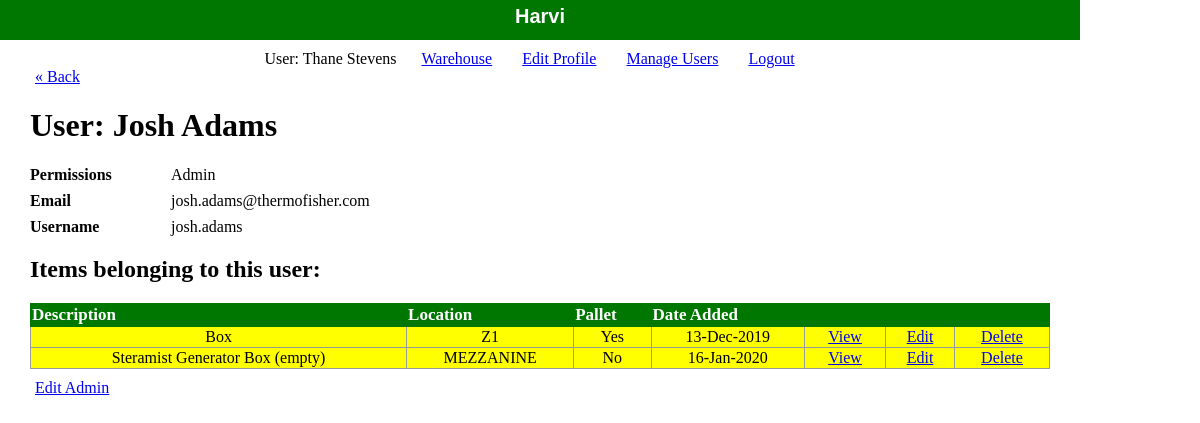
The page /staff/admins/show.php?id=3 (signed in) on the database its author committed.
### tables this page shows
CREATE TABLE `people` (
  `admin_id` int(11) unsigned NOT NULL AUTO_INCREMENT,
  `type` int(11) unsigned NOT NULL,
  `first_name` varchar(25) NOT NULL,
  `last_name` varchar(25) NOT NULL,
  `username` varchar(25) NOT NULL,
  `hashed_password` varchar(255) NOT NULL,
  `email` varchar(50) DEFAULT NULL,
  PRIMARY KEY (`admin_id`),
  KEY `type` (`type`),
  CONSTRAINT `people_ibfk_1` FOREIGN KEY (`type`) REFERENCES `view_type` (`type_id`)
);

CREATE TABLE `view_type` (
  `type_id` int(11) unsigned NOT NULL AUTO_INCREMENT,
  `viewer_type` varchar(20) NOT NULL,
  PRIMARY KEY (`type_id`)
);

CREATE TABLE `content` (
  `id` int(11) unsigned NOT NULL AUTO_INCREMENT,
  `location` int(11) unsigned DEFAULT NULL,
  `work_order` varchar(15) DEFAULT NULL,
  `description` varchar(255) NOT NULL,
  `owner_id` int(11) unsigned DEFAULT 0,
  `date_added` date NOT NULL,
  `quantity` int(11) DEFAULT 1,
  `audit_number` int(10) unsigned DEFAULT 0,
  PRIMARY KEY (`id`),
  KEY `location` (`location`),
  KEY `owner_id` (`owner_id`),
  CONSTRAINT `content_ibfk_1` FOREIGN KEY (`location`) REFERENCES `locations` (`location_id`),
  CONSTRAINT `content_ibfk_2` FOREIGN KEY (`owner_id`) REFERENCES `people` (`admin_id`)
);

CREATE TABLE `locations` (
  `location_id` int(11) unsigned NOT NULL AUTO_INCREMENT,
  `location_name` varchar(20) NOT NULL,
  `pallet` tinyint(1) DEFAULT 0,
  `img` varchar(50) DEFAULT NULL,
  `level_img` varchar(50) DEFAULT NULL,
  PRIMARY KEY (`location_id`)
);

### private/functions.php (called while the page is built, shortened)
<?php
  function url_for($script_path) {
    return $script_path;
  }
  function u($string="") {
    return urlencode($string);
  }
  function h($string="") {
    return htmlspecialchars($string);
  }
  function change_color($audit_number) {
    if($audit_number == 1) {
      return "first_notice";
    }elseif($audit_number == 2) {
      return "second_notice";
    }elseif($audit_number >= 3) {
      return "final_notice";
    }else{
      return "";
    }
  }
?>

### private/database.php (called while the page is built, shortened)
<?php
  function db_escape($connection, $string) {
    return mysqli_real_escape_string($connection, $string);
  }
?>

### private/query_functions.php (called while the page is built, shortened)
<?php
  function find_admin_by_id($id) {
    global $db;
    $sql = "SELECT * FROM people ";
    $sql .= "JOIN ";
    $sql .= "view_type on people.type = view_type.type_id ";
    $sql .= "WHERE admin_id='" . db_escape($db, $id) . "' ";
    $sql .= "LIMIT 1";
    $result = mysqli_query($db, $sql);
    $admin = mysqli_fetch_assoc($result);
    return $admin;
  }
  function find_items_by_owner($owner) {
    global $db;
    $sql = "select * from content ";
    $sql .= "JOIN ";
    $sql .= "people on content.owner_id = people.admin_id ";
    $sql .= "JOIN ";
    $sql .= "locations on content.location = locations.location_id ";
    $sql .= "where admin_id = " . $owner . " ";
    $sql .= "order by location_id asc";
    $result = mysqli_query($db, $sql);
    return $result;
  }
?>

### private/auth_functions.php (called while the page is built, shortened)
<?php
  function get_viewer_type() {
    return (int)$_SESSION['type'];
  }
  function is_admin() {
    $type = get_viewer_type();
    if($type != 1){
      return false;
    }else{
      return true;
    }
  }
  function is_manager() {
    $type = get_viewer_type();
    if($type === 1 || $type === 2) {
      return true;
    }else{
      return false;
    }
  }
?>

### public/staff/admins/show.php (the view, shortened to what this page needs)
<?php
$id = $_GET['id'] ?? '1';
$admin = find_admin_by_id($id);
$items = find_items_by_owner($id);
?>
<?php include(SHARED_PATH . '/staff_header.php'); ?>
<div id="content">
  <a class="back-link" href="<?= url_for('/staff/admins/index.php') ?>">&laquo; Back</a>
  <div class="admin show">
    <h1>User: <?php echo h($admin['first_name'] . " " . $admin['last_name']); ?></h1>
    <div class="attributes">
      <dl>
        <dt>Permissions</dt>
        <dd><?php echo h(ucfirst($admin['viewer_type'])); ?></dd>
      </dl>
      <dl>
        <dt>Email</dt>
        <dd><?php echo h($admin['email']); ?></dd>
      </dl>
      <dl>
        <dt>Username</dt>
        <dd><?php echo h($admin['username']) ?></dd>
      </dl>
      <div class="admin listing">
        <h2>Items belonging to this user:</h2>
        <table class="admins-table list">
          <tr>
            <th>Description</th>
            <th>Location</th>
            <th>Pallet</th>
            <th>Date Added</th>
            <th>&nbsp;</th>
            <?php if(is_manager()) { ?>
              <th>&nbsp;</th>
              <th>&nbsp;</th>
            <?php } ?>
          </tr>
          <?php while($item = mysqli_fetch_assoc($items)) { ?>
            <tr class="<?php echo change_color($item['audit_number']); ?>">
              <td><?php if(isset($item['work_order'])){echo $item['work_order'] . ", ";}else{echo "";} echo $item['description']; ?></td>
              <td><?php echo h(strtoupper($item['location_name'])); ?></td>
              <td><?php echo $item['pallet'] ? "Yes" : "No"; ?></td>
              <td><?php echo h(date('d-M-Y', strtotime($item['date_added']))); ?></td>
              <td><a class="action" href="<?php echo url_for('/staff/show.php?id=' . h(u($item['id']))); ?>">View</a></td>
              <?php if(is_manager()) { ?>
                <td><a class="action" href="<?php echo url_for('/staff/edit.php?id=' . h(u($item['id']))); ?>">Edit</a></td>
                <td><a class="action" href="<?php echo url_for('/staff/delete.php?id=' . h(u($item['id']))); ?>">Delete</a></td>
              <?php } ?>
            </tr>
          <?php } ?>
        </table>
  </div>
      <?php if(is_admin()) { ?>
        <a href="<?= url_for('/staff/admins/edit.php?id=' . h(u($admin['admin_id']))); ?>">Edit Admin</a>
      <?php } ?>
    </div>
  </div>
</div>

### public/stylesheets/staff.css (style rules this page uses)
html { height: 100%; width: 100%; }
body { height: auto; width: 100%; margin: 0; padding: 0; }
a { margin: 5px; }
#content { width: 1020px; min-height: 500px; padding: 0 30px; }
table { border-collapse: collapse; vertical-align: top; margin-bottom: 10px; }
table.list { width: 100%; }
table.list tr td { border: 1px solid #999999; text-align: center; }
table.list tr th { border: 1px solid #a00; background: #a00; color: white; text-align: left; font-size: 17px; }
table.admins-table tr th { border: 1px solid #070; background: #070; color: white; text-align: left; }
dl { clear: both; overflow: hidden; margin: 0.5em 0; }
dt { float: left; font-weight: bold; width: 125px; }
dd { float: left; margin-left: 1em; }
.attributes { margin-bottom: 50px; }
.first_notice { background-color: yellow; }

### rows shown on the page
people: first_name+last_name "Josh Adams", type.viewer_type "Admin", email "josh.adams@thermofisher.com", username "josh.adams"
content: description "Box", location.location_name "Z1", shows "Yes", date_added "13-Dec-2019"
content: description "Steramist Generator Box (empty)", location.location_name "MEZZANINE", shows "No", date_added "16-Jan-2020"

### other values the page prints
$_SESSION['name'] "Thane Stevens"
